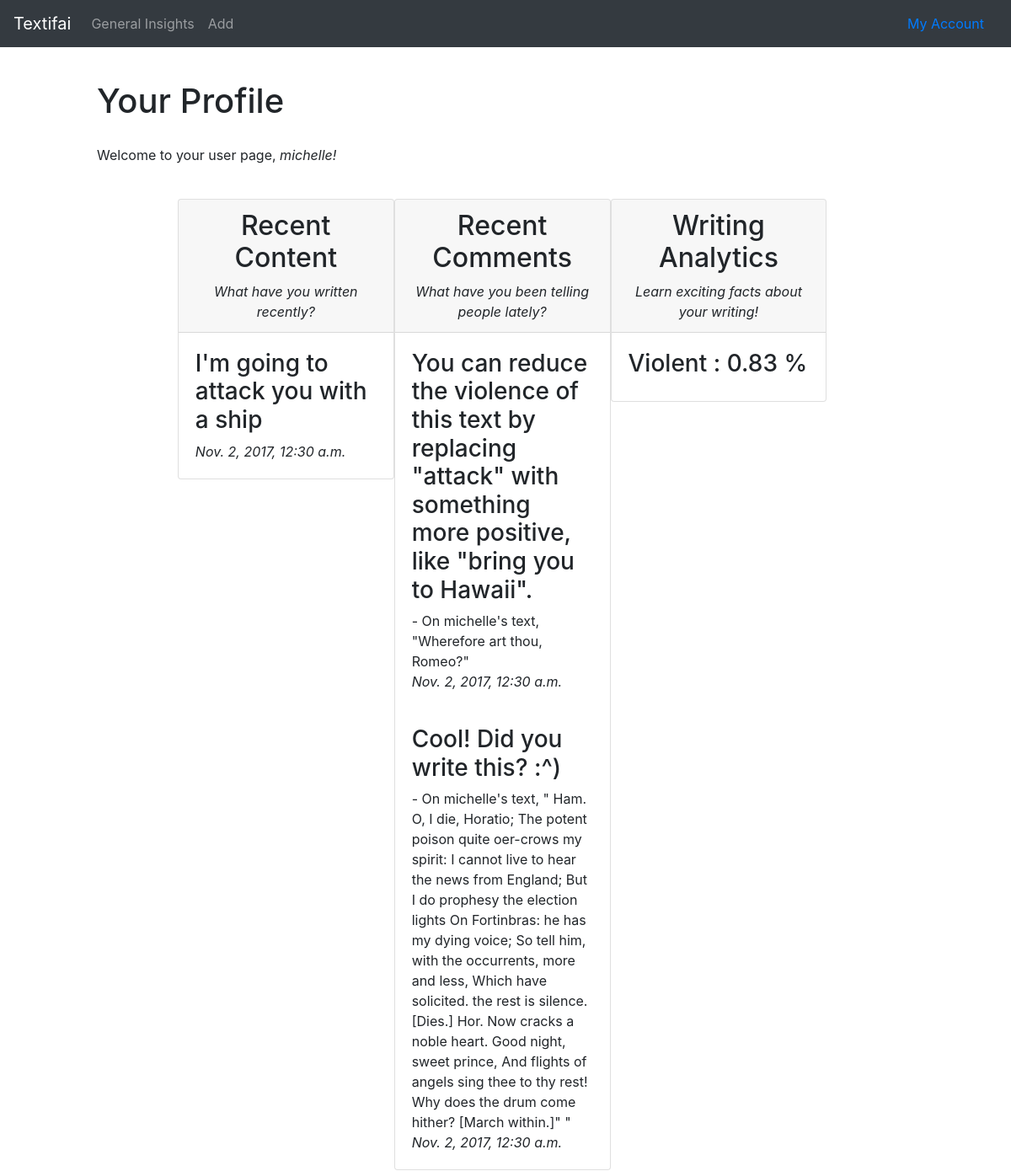
The page /textifai/account on the database its author committed.
### textifai/models.py (models this page shows, shortened)
class User(models.Model):
    m_id = models.UUIDField(primary_key=True, default=uuid.uuid4, help_text="Unique ID for this user.")
    email = models.CharField(max_length=40)
    username = models.CharField(max_length=20)
    """
    User settings.
    """
    LIGHT = 'LI'
    DARK = 'DA'
    THEMES = (
        (LIGHT, 'Light'),
        (DARK, 'Dark'),
    )
    theme = models.CharField(max_length=2, choices=THEMES, default=LIGHT)
    def __str__(self):
        return self.username

class Text(models.Model):
    m_id = models.UUIDField(primary_key=True, default=uuid.uuid4, help_text="Unique ID for this particular text.")
    title = models.CharField(max_length=40,  blank=True, help_text="Enter a title for your entry")
    content = models.TextField(help_text="Enter text here")
    time_created = models.DateTimeField(auto_now_add=True)
    user = models.ForeignKey(User)
    mature_content = models.BooleanField()
    class Meta:
        ordering = ["-time_created"]
    def __str__(self):
        return self.content

class Comment(models.Model):
    m_id = models.UUIDField(primary_key=True, default=uuid.uuid4, help_text="Unique ID for this particular comment.")
    content = models.TextField(max_length=500)
    text = models.ForeignKey(Text)
    time_created = models.DateTimeField(auto_now_add=True)
    user = models.ForeignKey(User)
    def __str__(self):
        return self.content

class Insight(models.Model):
    m_id = models.UUIDField(primary_key=True, default=uuid.uuid4, help_text="Unique ID for this particular insight.")
    tone = models.CharField(max_length=100)
    probability = models.FloatField()
    text = models.ForeignKey(Text)
    user = models.ForeignKey(User)

### textifai/views.py (the view)
def account(request):
    mock_user = User.objects.first()
    texts = Text.objects.filter(user=mock_user)
    comments = Comment.objects.filter(user=mock_user)
    analytics = Insight.objects.filter(user=mock_user)
    return render(
        request,
        "account.html",
        context={'user':mock_user,'texts':texts,'comments':comments,'analytics':analytics}
    )

### textifai/templates/account.html (shortened to what this page needs)
{% extends "base.html" %}
{% block page_head %}
    <h1>Your Profile</h1>
{% endblock %}
{% block content %}
    <p>Welcome to your user page, <em>{{ user }}! </em></p>
<div class="container-fluid mainContent">
            <div class="row justify-content-center">
                <div class="col-10">
                    <div style="width:33%; float:left;" class="card">
                        <div class="card-header">
                            <center>
                                <h2> Recent Content </h2>
                                <em> What have you written recently? </em>
                            </center>
                        </div>
                        {% if texts %}
                        {% for text in texts %}
                        <div class="card-body">
                            <h3> {{ text }} </h3>
                            <em> {{ text.time_created }} </em>
                        </div>
                        {% endfor %}
                        {% else %}
                        <div class="card-body">
                            <h3> Nothing yet. Why not try submitting something? </h3>
                        </div>
                        {% endif %}
                    </div>
                    <div style="width:33%; float:left;" class="card">
                        <div class="card-header">
                            <center>
                                <h2> Recent Comments </h2>
                                <em> What have you been telling people lately? </em>
                            </center>
                        </div>
                        {% if comments %}
                        {% for comment in comments %}
                        <div class="card-body">
                            <h3> {{ comment }} </h3>
                            - On {{ comment.user }}'s text, "{{ comment.text }}"
                            <br>
                            <em> {{ comment.time_created }} </em>
                        </div>
                        {% endfor %}
                        {% else %}
                        <div class="card-body">
                            <h3> Nothing yet. Tell people what you think! </h3>
                        </div>
                        {% endif %}
                    </div>
                    <div style="width:33%; float:left;" class="card">
                        <div class="card-header">
                            <center>
                                <h2> Writing Analytics </h2>
                                <em> Learn exciting facts about your writing! </em>
                            </center>
                        </div>
                        {% if analytics %}
                        {% for insight in analytics %}
                        <div class="card-body">
                            <h3> {{ insight.tone }} : {{ insight.probability }} % </h3>
                        </div>
                        {% endfor %}
                        {% else %}
                        <div class="card-body">
                            <h3> Nothing yet. Why not try submitting something? </h3>
                        </div>
                        {% endif %}
                    </div>
                </div>
            </div>
        </div>
{% endblock %}

### textifai/static/css/styles.css (style rules this page uses)
body { margin: 0; }
.mainContent { margin-top: 40px; }

### rows shown on the page
User: username "michelle"
Text: content "I'm going to attack you with a ship", time_created "Nov. 2, 2017, 12:30 a.m."
Comment: content "You can reduce the violence of this text by replacing \"attack\" with something more positive, like \"bring you to Hawaii\".", user "michelle", text "Wherefore art thou, Romeo?", time_created "Nov. 2, 2017, 12:30 a.m."
Comment: content "Cool! Did you write this? :^)", user "michelle", text "Ham. O, I die, Horatio; The potent poison quite oer-crows my spirit: I cannot live to hear the news from England; But I do prophesy the election lights On Fortinbras: he has my dying voice; So tell him, with the occurrents, more and less, Which have solicited. the rest is silence. [Dies.] Hor. Now cracks a noble heart. Good night, sweet prince, And flights of angels sing thee to thy rest! Why does the drum come hither? [March within.]\"", time_created "Nov. 2, 2017, 12:30 a.m."
Insight: tone "Violent", probability "0.83"
